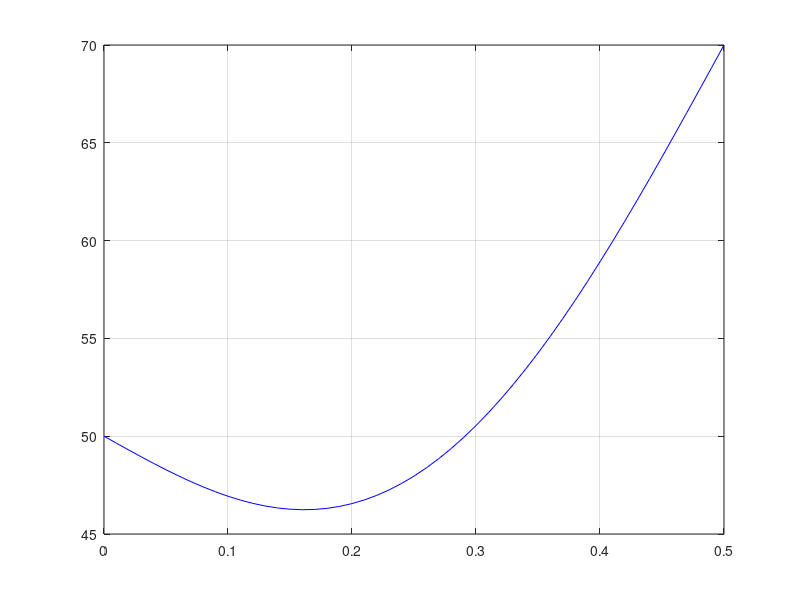

Here is the MATLAB script that generated this plot:
clear all % clear all variables
close all % close all open graphs (if any)

% This script solves the heat conduction equation

% set the input data
a = 0; b = 0.5; % domain
Ta = 50; Tb = 70; % value of the solution at the boundarie
T0 = 10; % initial temperature
dx = 0.01; % spatial increment
dt = 1; % temporal increment
tend = 3600; % temporal span
alpha = 1.172e-5; % thermal diffusivity
% ================================================

% form the spatial grid points
x = [a:dx:b];
Nx = length(x);
% form the time grid points
time = [0:dt:tend];
Nt = length(time);

% initialise the solution matrix
T = zeros(Nt,Nx);

% set the inital value
T(1,:) = T0;

% compute the constant coefficient
c = alpha * dt / dx^2;

% compute the solution incrementally at subsequent time steps
for p = 2 : Nt
    % compute at time step p, i.e. t = p * dt
    % do it for every node in the spatial grid
    % start with the boundaries
    T(p,1) = Ta;
    T(p,Nx) = Tb;
    % do the interior nodes
    for i = 2 : Nx-1
        % apply the discretised equation
        T(p,i) = c * ( T(p-1,i+1) + T(p-1,i-1) ) + (1 - 2*c) * T(p-1,i);
    end
end

plot(x,T(end,:),'b')
grid on
hold on

